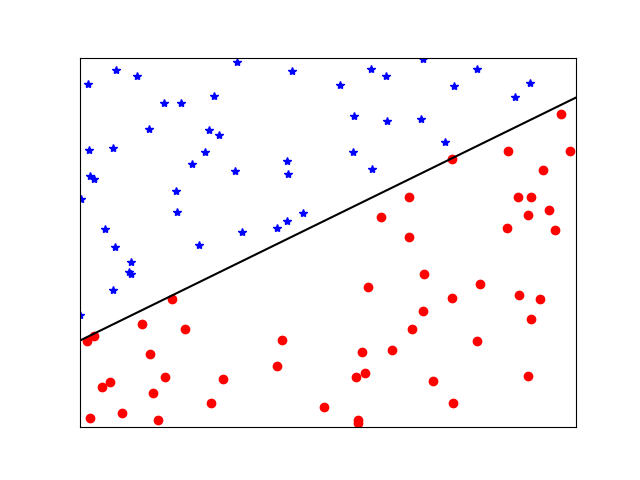

This chart was generated by the following Python code:
import numpy as np
import matplotlib.pyplot as plt

class PLA:
    def __init__(self):
        data = np.loadtxt("data.dat")
        self.X, self.Y = data[:,:2], np.array(data[:,2], dtype='int')
        self.N = self.X.shape[0]


    def solve(self):
        w = np.zeros(3)
        X = self.X
        Y = self.Y
        while True:
            counter = 0
            for i in range(self.N):
                if np.sign(w[0]+w[1]*X[i,0]+w[2]*X[i,1])!= Y[i]:
                    w = np.add(w, [Y[i], Y[i]*X[i,0],Y[i]*X[i,1]])
                    continue
                else:
                    counter += 1
            if counter == self.N:
                 return w

     
    def plot(self, w, type, points_only = False):
        for i in range(self.N):
            if self.Y[i] == 1:
                plt.plot(self.X[i,0], self.X[i,1], 'ro')
            else:
                plt.plot(self.X[i,0], self.X[i,1], 'b*')
        if not points_only:
            x = np.arange(0,1.01,0.1)
            y = -(w[0] + w[1] * x)/w[2]
            plt.plot(x,y,'k')
        plt.xticks([], [])
        plt.yticks([], [])
        plt.xlim(0,1)
        plt.ylim(0,1)
        if type == "show":
            plt.show()
        elif type == "save":
            plt.savefig("PLA.png")
        else:
            print("type must be either show or save")

if __name__ == "__main__":
    obj = PLA()
    # Run PLA and get w 
    w = obj.solve()
    # Show points and boundary 
    obj.plot(w, "show")
    # Save points and boundary 
    obj.plot(w, "save")

